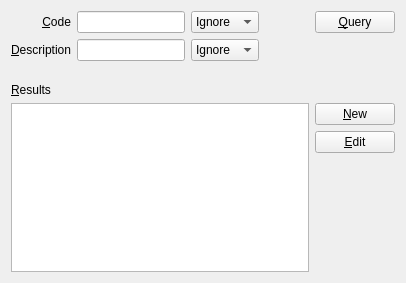
<?xml version="1.0" encoding="UTF-8"?>
<ui version="4.0">
 <class>ClassCodeList</class>
 <widget class="QWidget" name="ClassCodeList">
  <property name="geometry">
   <rect>
    <x>0</x>
    <y>0</y>
    <width>406</width>
    <height>283</height>
   </rect>
  </property>
  <property name="windowTitle">
   <string>Class Code List</string>
  </property>
  <layout class="QVBoxLayout" name="verticalLayout">
   <item>
    <layout class="QGridLayout" name="gridLayout">
     <item row="0" column="0">
      <widget class="QLabel" name="codeLit">
       <property name="text">
        <string>&amp;Code</string>
       </property>
       <property name="alignment">
        <set>Qt::AlignRight|Qt::AlignTrailing|Qt::AlignVCenter</set>
       </property>
       <property name="buddy">
        <cstring>code</cstring>
       </property>
      </widget>
     </item>
     <item row="0" column="1">
      <widget class="QLineEdit" name="code"/>
     </item>
     <item row="0" column="2">
      <widget class="QComboBox" name="codeOpt">
       <item>
        <property name="text">
         <string>Ignore</string>
        </property>
       </item>
       <item>
        <property name="text">
         <string>Equals</string>
        </property>
       </item>
       <item>
        <property name="text">
         <string>RegEx</string>
        </property>
       </item>
      </widget>
     </item>
     <item row="1" column="0">
      <widget class="QLabel" name="descLit">
       <property name="text">
        <string>&amp;Description</string>
       </property>
       <property name="alignment">
        <set>Qt::AlignRight|Qt::AlignTrailing|Qt::AlignVCenter</set>
       </property>
       <property name="buddy">
        <cstring>desc</cstring>
       </property>
      </widget>
     </item>
     <item row="1" column="1">
      <widget class="QLineEdit" name="desc"/>
     </item>
     <item row="1" column="2">
      <widget class="QComboBox" name="descOpt">
       <item>
        <property name="text">
         <string>Ignore</string>
        </property>
       </item>
       <item>
        <property name="text">
         <string>Equals</string>
        </property>
       </item>
       <item>
        <property name="text">
         <string>RegEx</string>
        </property>
       </item>
      </widget>
     </item>
     <item row="2" column="0" colspan="4">
      <widget class="QLabel" name="listLit">
       <property name="text">
        <string>&amp;Results</string>
       </property>
       <property name="alignment">
        <set>Qt::AlignBottom|Qt::AlignLeading|Qt::AlignLeft</set>
       </property>
       <property name="buddy">
        <cstring>list</cstring>
       </property>
      </widget>
     </item>
     <item row="3" column="0" rowspan="3" colspan="4">
      <widget class="QListWidget" name="list"/>
     </item>
     <item row="0" column="4">
      <widget class="QPushButton" name="query">
       <property name="text">
        <string>&amp;Query</string>
       </property>
      </widget>
     </item>
     <item row="0" column="3">
      <spacer name="horizontalSpacer">
       <property name="orientation">
        <enum>Qt::Horizontal</enum>
       </property>
       <property name="sizeHint" stdset="0">
        <size>
         <width>40</width>
         <height>20</height>
        </size>
       </property>
      </spacer>
     </item>
     <item row="4" column="4">
      <widget class="QPushButton" name="edit">
       <property name="text">
        <string>&amp;Edit</string>
       </property>
      </widget>
     </item>
     <item row="5" column="4">
      <spacer name="verticalSpacer">
       <property name="orientation">
        <enum>Qt::Vertical</enum>
       </property>
       <property name="sizeHint" stdset="0">
        <size>
         <width>20</width>
         <height>40</height>
        </size>
       </property>
      </spacer>
     </item>
     <item row="2" column="4">
      <spacer name="verticalSpacer_2">
       <property name="orientation">
        <enum>Qt::Vertical</enum>
       </property>
       <property name="sizeType">
        <enum>QSizePolicy::Fixed</enum>
       </property>
       <property name="sizeHint" stdset="0">
        <size>
         <width>20</width>
         <height>30</height>
        </size>
       </property>
      </spacer>
     </item>
     <item row="3" column="4">
      <widget class="QPushButton" name="newCC">
       <property name="text">
        <string>&amp;New</string>
       </property>
      </widget>
     </item>
    </layout>
   </item>
  </layout>
 </widget>
 <tabstops>
  <tabstop>code</tabstop>
  <tabstop>codeOpt</tabstop>
  <tabstop>desc</tabstop>
  <tabstop>descOpt</tabstop>
  <tabstop>query</tabstop>
  <tabstop>list</tabstop>
  <tabstop>newCC</tabstop>
  <tabstop>edit</tabstop>
 </tabstops>
 <resources/>
 <connections>
  <connection>
   <sender>list</sender>
   <signal>doubleClicked(QModelIndex)</signal>
   <receiver>edit</receiver>
   <slot>animateClick()</slot>
   <hints>
    <hint type="sourcelabel">
     <x>159</x>
     <y>141</y>
    </hint>
    <hint type="destinationlabel">
     <x>362</x>
     <y>124</y>
    </hint>
   </hints>
  </connection>
 </connections>
</ui>
